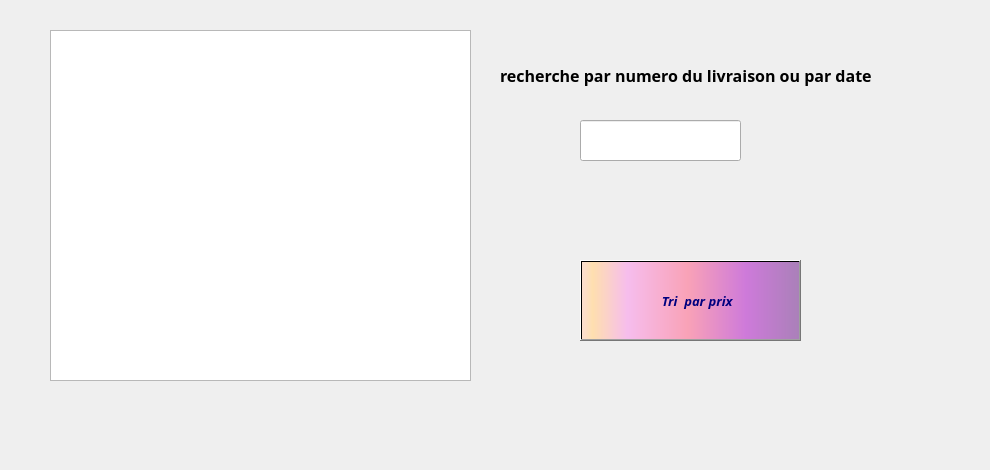
      <widget class="QWidget" name="tab_5">
       <attribute name="title">
        <string>Afficher</string>
       </attribute>
       <widget class="QLabel" name="label_27">
        <property name="geometry">
         <rect>
          <x>-70</x>
          <y>-30</y>
          <width>981</width>
          <height>461</height>
         </rect>
        </property>
        <property name="text">
         <string/>
        </property>
        <property name="pixmap">
         <pixmap>../../../../Downloads/893983.jpg</pixmap>
        </property>
       </widget>
       <widget class="QPushButton" name="pushButton_12">
        <property name="geometry">
         <rect>
          <x>580</x>
          <y>260</y>
          <width>221</width>
          <height>81</height>
         </rect>
        </property>
        <property name="font">
         <font>
          <family>Lucida Calligraphy</family>
          <pointsize>10</pointsize>
          <weight>75</weight>
          <italic>true</italic>
          <bold>true</bold>
          <underline>false</underline>
          <strikeout>false</strikeout>
         </font>
        </property>
        <property name="styleSheet">
         <string notr="true">background-color: qlineargradient(spread:pad, x1:1, y1:0, x2:1, y2:0, stop:0.919598 rgba(255, 0, 111, 255), stop:0.98 rgba(0, 0, 0, 255), stop:1 rgba(235, 148, 61, 255));
color: rgb(0, 0, 127);
background-color: qlineargradient(spread:pad, x1:0, y1:0, x2:1, y2:0, stop:0.0100503 rgba(252, 222, 204, 255), stop:0.0502513 rgba(254, 223, 175, 255), stop:0.211055 rgba(246, 189, 237, 255), stop:0.487437 rgba(249, 162, 183, 255), stop:0.753769 rgba(206, 122, 218, 255), stop:1 rgba(170, 128, 185, 255));</string>
        </property>
        <property name="text">
         <string>      Tri  par prix  </string>
        </property>
        <property name="icon">
         <iconset>
          <normaloff>../../../../Downloads/tri.png</normaloff>../../../../Downloads/tri.png</iconset>
        </property>
        <property name="iconSize">
         <size>
          <width>100</width>
          <height>121</height>
         </size>
        </property>
       </widget>
       <widget class="QTableView" name="tableView_2">
        <property name="geometry">
         <rect>
          <x>50</x>
          <y>30</y>
          <width>421</width>
          <height>351</height>
         </rect>
        </property>
       </widget>
       <widget class="QLineEdit" name="lineEdit_20">
        <property name="geometry">
         <rect>
          <x>580</x>
          <y>120</y>
          <width>161</width>
          <height>41</height>
         </rect>
        </property>
       </widget>
       <widget class="QLabel" name="label_21">
        <property name="geometry">
         <rect>
          <x>0</x>
          <y>0</y>
          <width>901</width>
          <height>441</height>
         </rect>
        </property>
        <property name="styleSheet">
         <string notr="true">background-image:url(:/macaron.jpg)</string>
        </property>
        <property name="text">
         <string/>
        </property>
       </widget>
       <widget class="QLabel" name="label_23">
        <property name="geometry">
         <rect>
          <x>670</x>
          <y>290</y>
          <width>47</width>
          <height>13</height>
         </rect>
        </property>
        <property name="text">
         <string/>
        </property>
       </widget>
       <widget class="QLabel" name="label_29">
        <property name="geometry">
         <rect>
          <x>590</x>
          <y>270</y>
          <width>61</width>
          <height>61</height>
         </rect>
        </property>
        <property name="styleSheet">
         <string notr="true">background-image:url(:/tri.png)</string>
        </property>
        <property name="text">
         <string/>
        </property>
       </widget>
       <widget class="QLabel" name="label_51">
        <property name="geometry">
         <rect>
          <x>500</x>
          <y>40</y>
          <width>431</width>
          <height>71</height>
         </rect>
        </property>
        <property name="font">
         <font>
          <family>Lucida Calligraphy</family>
          <pointsize>12</pointsize>
          <weight>75</weight>
          <bold>true</bold>
         </font>
        </property>
        <property name="text">
         <string>recherche par numero du livraison ou par date</string>
        </property>
       </widget>
       <zorder>label_21</zorder>
       <zorder>label_27</zorder>
       <zorder>pushButton_12</zorder>
       <zorder>tableView_2</zorder>
       <zorder>lineEdit_20</zorder>
       <zorder>label_23</zorder>
       <zorder>label_29</zorder>
       <zorder>label_51</zorder>
      </widget>
